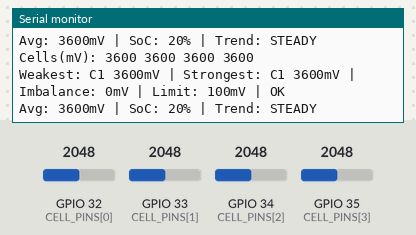
The sketch below on a simulated ESP32. Shown: the last lines printed to the serial monitor. The test bench sets the inputs (shaded band); at power-on: GPIO 32 (CELL_PINS[0]) = 2048, GPIO 33 (CELL_PINS[1]) = 2048, GPIO 34 (CELL_PINS[2]) = 2048, GPIO 35 (CELL_PINS[3]) = 2048 (analog values on the 0–4095 scale).

Above: at 1.2 s.
1.3 s: GPIO 32 (CELL_PINS[0]) set to 2866
At 3.0 s:
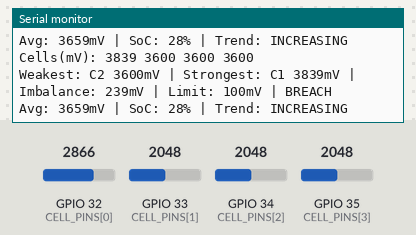
3.5 s: GPIO 33 (CELL_PINS[1]) set to 2866
At 3.91 s:
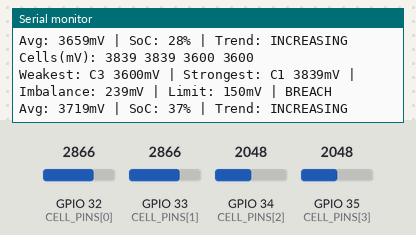
5.0 s: GPIO 34 (CELL_PINS[2]) set to 2866
At 6.1 s:
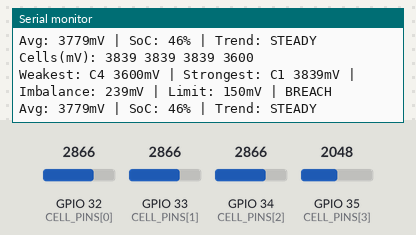
6.5 s: GPIO 35 (CELL_PINS[3]) set to 2866
At 7.52 s:
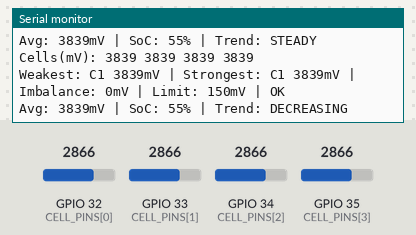
9.2 s: GPIO 32 (CELL_PINS[0]) set to 3040
At 9.52 s:
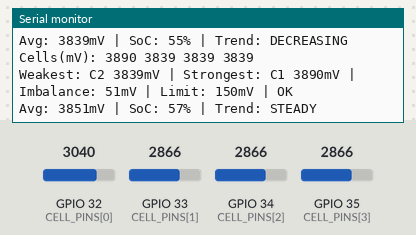
10.7 s: GPIO 33 (CELL_PINS[1]) set to 3040
At 11.7 s:
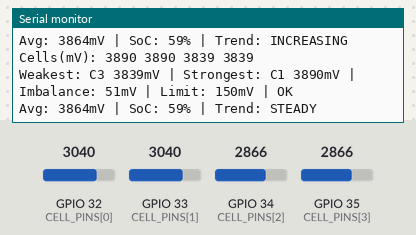
Timing chart, 0 to 13.2 s (numbered marks = the images above; inputs shaded):
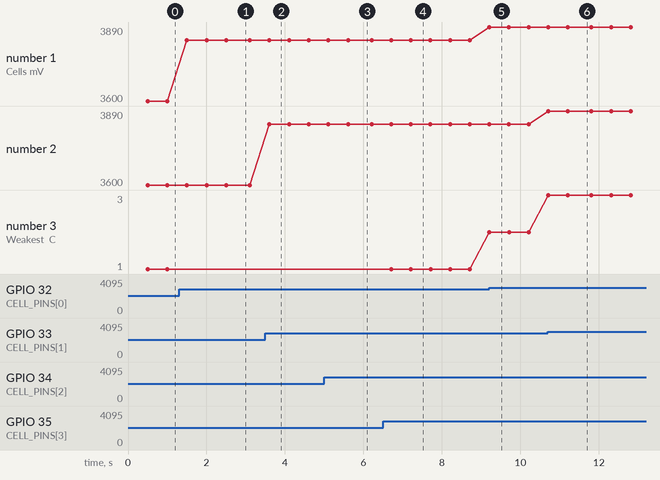

The sketch:

sketch.ino
```cpp
// sketch.ino - Task 1 demo / test harness
#include "bms_engine.h"

#define RUN_BENCHMARK 0   // set to 1, run once per NUM_CELLS value, record results

static const char* trendName(TrendState t) {
  switch (t) {
    case TREND_INCREASING: return "INCREASING";
    case TREND_DECREASING: return "DECREASING";
    default:               return "STEADY";
  }
}

static void printSnapshot(const BmsSnapshot& s) {
  Serial.print("Cells(mV):");
  for (uint8_t i = 0; i < NUM_CELLS; i++) { Serial.print(' '); Serial.print(s.cell_mv[i]); }
  Serial.println();
  Serial.printf("Weakest: C%u %umV | Strongest: C%u %umV | Imbalance: %umV | Limit: %umV | %s\n",
                s.weakest_idx + 1, s.weakest_mv, s.strongest_idx + 1, s.strongest_mv,
                s.imbalance_mv, s.threshold_mv, s.breach ? "BREACH" : "OK");
  Serial.printf("Avg: %umV | SoC: %u%% | Trend: %s\n\n", s.avg_mv, s.soc_pct, trendName(s.trend));
}

#if RUN_BENCHMARK
static void runBenchmark() {
  const uint32_t N = 1000;
  Serial.printf("=== Benchmark: NUM_CELLS=%d ===\n", NUM_CELLS);
  Serial.printf("sizeof(BmsSnapshot)=%u bytes\n", (unsigned)sizeof(BmsSnapshot));
  Serial.printf("Free heap: %u bytes\n", (unsigned)ESP.getFreeHeap());

  uint32_t t0 = micros();
  for (uint32_t i = 0; i < N; i++) bms_sample_cells();
  uint32_t t1 = micros();
  for (uint32_t i = 0; i < N; i++) bms_analyze();
  uint32_t t2 = micros();

  Serial.printf("sample_cells: %.2f us/call\n", (t1 - t0) / (float)N);
  Serial.printf("analyze:      %.2f us/call\n", (t2 - t1) / (float)N);
}
#endif

void setup() {
  Serial.begin(115200);
  bms_init();
#if RUN_BENCHMARK
  runBenchmark();
#endif
}

void loop() {
  static uint32_t lastPrint = 0;
  if (bms_update() && millis() - lastPrint >= 500) {
    lastPrint = millis();
    printSnapshot(bms_get_snapshot());
  }
}
```

bms_engine.cpp
```cpp
// bms_engine.cpp - Task 1: Modular Battery Management Engine
#include "bms_engine.h"

// ---- Hardware mapping (ADC1 only: ADC2 is unusable while WiFi is on) -------
static const uint8_t CELL_PINS[] = {32, 33, 34, 35};
static const uint8_t NUM_PINS    = sizeof(CELL_PINS) / sizeof(CELL_PINS[0]);
static const uint8_t NUM_ADC_CELLS = (NUM_CELLS < NUM_PINS) ? NUM_CELLS : NUM_PINS;

// Pot travel (0..4095 raw) is mapped onto a Li-ion NMC cell voltage window.
static const uint16_t CELL_MV_MIN = 3000;
static const uint16_t CELL_MV_MAX = 4200;
static const uint16_t ADC_MAX     = 4095;

// ---- Voltage -> SoC lookup (illustrative NMC curve; replace with the
// ---- datasheet curve of the specific cell you name in the report) ----------
struct SocPoint { uint16_t mv; uint8_t soc; };
static const SocPoint SOC_TABLE[] = {
  {3000,   0}, {3400,   5}, {3500,  10}, {3600,  20}, {3700,  35},
  {3800,  50}, {3900,  65}, {4000,  80}, {4100,  90}, {4200, 100}
};
static const uint8_t SOC_TABLE_LEN = sizeof(SOC_TABLE) / sizeof(SOC_TABLE[0]);

// ---- Module state ----------------------------------------------------------
static BmsSnapshot g_snap;
static int32_t  g_imb_ema      = 0;      // smoothed imbalance (mV)
static int32_t  g_imb_ref      = 0;      // EMA value at last trend evaluation
static uint32_t g_last_sample  = 0;
static uint32_t g_last_trend   = 0;
static bool     g_first        = true;

// ---- Helpers ---------------------------------------------------------------
static uint8_t soc_from_mv(uint16_t mv) {
  if (mv <= SOC_TABLE[0].mv) return SOC_TABLE[0].soc;
  if (mv >= SOC_TABLE[SOC_TABLE_LEN - 1].mv) return SOC_TABLE[SOC_TABLE_LEN - 1].soc;
  for (uint8_t i = 1; i < SOC_TABLE_LEN; i++) {
    if (mv <= SOC_TABLE[i].mv) {
      const SocPoint& a = SOC_TABLE[i - 1];
      const SocPoint& b = SOC_TABLE[i];
      return a.soc + (uint32_t)(mv - a.mv) * (b.soc - a.soc) / (b.mv - a.mv);
    }
  }
  return 100;
}

// Imbalance matters more near the SoC extremes (an outlier cell is closest to
// over-charge / over-discharge), so the allowed limit tightens there.
static uint16_t threshold_from_soc(uint8_t soc) {
  if (soc <= 15 || soc >= 90) return 50;    // tight
  if (soc <= 30 || soc >= 80) return 100;   // moderate
  return 150;                               // relaxed (flat mid-curve region)
}

// ---- Public functions ------------------------------------------------------
void bms_init() {
  analogReadResolution(12);
  for (uint8_t i = 0; i < NUM_ADC_CELLS; i++) {
    analogSetPinAttenuation(CELL_PINS[i], ADC_11db);
    pinMode(CELL_PINS[i], INPUT);
  }
  memset(&g_snap, 0, sizeof(g_snap));
  g_first       = true;
  g_last_sample = millis();
  g_last_trend  = millis();
}

void bms_sample_cells() {
  uint32_t sum = 0;
  for (uint8_t i = 0; i < NUM_ADC_CELLS; i++) {
    uint32_t raw = analogRead(CELL_PINS[i]);
    uint16_t mv = CELL_MV_MIN + (raw * (CELL_MV_MAX - CELL_MV_MIN)) / ADC_MAX;
    g_snap.cell_mv[i] = mv;
    sum += mv;
  }
  // Cells beyond the available ADC pins are simulated: mean of the real cells
  // plus a fixed deterministic offset, so scaling tests are repeatable.
  uint16_t avg = sum / NUM_ADC_CELLS;
  for (uint8_t i = NUM_ADC_CELLS; i < NUM_CELLS; i++) {
    int16_t off = (int16_t)((i * 37) % 61) - 30;          // -30..+30 mV
    int32_t mv  = (int32_t)avg + off;
    if (mv < CELL_MV_MIN) mv = CELL_MV_MIN;
    if (mv > CELL_MV_MAX) mv = CELL_MV_MAX;
    g_snap.cell_mv[i] = (uint16_t)mv;
  }
}

void bms_analyze() {
  // Single O(N) pass: min, max, sum
  uint16_t minv = 0xFFFF, maxv = 0;
  uint8_t  mini = 0, maxi = 0;
  uint32_t sum = 0;
  for (uint8_t i = 0; i < NUM_CELLS; i++) {
    uint16_t v = g_snap.cell_mv[i];
    sum += v;
    if (v < minv) { minv = v; mini = i; }
    if (v > maxv) { maxv = v; maxi = i; }
  }
  g_snap.weakest_mv    = minv;   g_snap.weakest_idx   = mini;
  g_snap.strongest_mv  = maxv;   g_snap.strongest_idx = maxi;
  g_snap.imbalance_mv  = maxv - minv;
  g_snap.avg_mv        = sum / NUM_CELLS;
  g_snap.soc_pct       = soc_from_mv(g_snap.avg_mv);
  g_snap.threshold_mv  = threshold_from_soc(g_snap.soc_pct);
  g_snap.breach        = g_snap.imbalance_mv > g_snap.threshold_mv;
  g_snap.timestamp_ms  = millis();

  // Smooth imbalance (EMA, alpha = 1/4), then judge trend on a slower cadence
  if (g_first) {
    g_imb_ema = g_imb_ref = g_snap.imbalance_mv;
    g_snap.trend = TREND_STEADY;
    g_first = false;
  } else {
    g_imb_ema += ((int32_t)g_snap.imbalance_mv - g_imb_ema) / 4;
    if (g_snap.timestamp_ms - g_last_trend >= BMS_TREND_INTERVAL_MS) {
      int32_t d = g_imb_ema - g_imb_ref;
      if      (d >  BMS_TREND_DEADBAND_MV) g_snap.trend = TREND_INCREASING;
      else if (d < -BMS_TREND_DEADBAND_MV) g_snap.trend = TREND_DECREASING;
      else                                 g_snap.trend = TREND_STEADY;
      g_imb_ref    = g_imb_ema;
      g_last_trend = g_snap.timestamp_ms;
    }
  }
}

bool bms_update() {
  uint32_t now = millis();
  if (now - g_last_sample < BMS_SAMPLE_INTERVAL_MS) return false;
  g_last_sample = now;
  bms_sample_cells();
  bms_analyze();
  return true;
}

const BmsSnapshot& bms_get_snapshot() { return g_snap; }
```

bms_engine.h
```cpp
// bms_engine.h - Task 1: Modular Battery Management Engine
#pragma once
#include <Arduino.h>

// ---- Compile-time configuration -------------------------------------------
#ifndef NUM_CELLS
#define NUM_CELLS 4            // change to 8 / 12 / 16 for the scaling test
#endif

#define BMS_SAMPLE_INTERVAL_MS   100    // how often cells are sampled
#define BMS_TREND_INTERVAL_MS    1000   // how often the trend is re-evaluated
#define BMS_TREND_DEADBAND_MV    5      // ignore smoothed changes below this

// ---- Public data types -----------------------------------------------------
enum TrendState : uint8_t {
  TREND_STEADY = 0,
  TREND_INCREASING,
  TREND_DECREASING
};

struct BmsSnapshot {
  uint16_t   cell_mv[NUM_CELLS];   // per-cell voltage, millivolts
  uint16_t   weakest_mv;
  uint16_t   strongest_mv;
  uint16_t   imbalance_mv;         // strongest - weakest
  uint16_t   threshold_mv;         // active adaptive imbalance limit
  uint16_t   avg_mv;               // pack average cell voltage
  uint32_t   timestamp_ms;
  uint8_t    weakest_idx;
  uint8_t    strongest_idx;
  uint8_t    soc_pct;              // estimated from avg cell voltage
  TrendState trend;
  bool       breach;               // imbalance_mv > threshold_mv
};

// ---- Public interface ------------------------------------------------------
void bms_init();                               // call once in setup()
bool bms_update();                             // non-blocking; true = new snapshot
const BmsSnapshot& bms_get_snapshot();         // read-only view for other modules

// Exposed separately so the scaling report can time them independently.
void bms_sample_cells();                       // ADC read (+ simulated cells)
void bms_analyze();                            // min/max, imbalance, SoC, threshold, trend
```

Measured:
- after the input at 1.3 s, the serial monitor: prints a new line after 0.20 s (image 1)
- after the input at 3.5 s, the serial monitor: prints a new line after 0.10 s (image 2)
- after the input at 5.0 s, the serial monitor: prints a new line after 0.11 s (image 3)
- after the input at 6.5 s, the serial monitor: prints a new line after 0.21 s (image 4)
- after the input at 9.2 s, the serial monitor: prints a new line at once (image 5)
- after the input at 10.7 s, the serial monitor: prints a new line at once (image 6)
- plotted number 1: 3600 → 3839 after the input at 1.3 s, 3839 → 3890 after the input at 9.2 s
- plotted number 3: 1 → 2 after the input at 9.2 s, 2 → 3 after the input at 10.7 s
